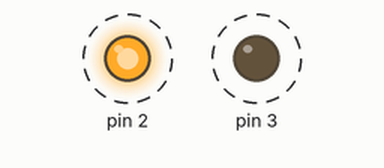
Simulated run of this sketch. Board: Arduino Uno, built with avr-gcc and run on an emulated ATmega328P. Parts: output pins drawn as LEDs (lit = HIGH). Dashed ring = blinking.

Above: at 0.2 s.
Timing chart, 0 to 3.0 s (numbered marks = the images above):
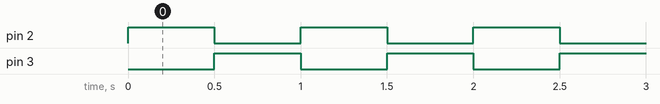

The sketch:

main.ino
```cpp
#include "Led.h"

Led cervena(2); // Instance pro červenou LED na pinu 2
Led zelena(3);  // Instance pro zelenou LED na pinu 3

void setup() {
  cervena.inicializuj();
  zelena.inicializuj();
}

void loop() {
  cervena.zapni();
  zelena.vypni();
  delay(500);
  cervena.vypni();
  zelena.zapni();
  delay(500);
}
```

Led.h
```cpp
// Soubor: Led.h
#include <Arduino.h>

class Led {
  private:
    int pin; // Zapouzdřený atribut - nikdo zvenčí k němu nemůže

  public:
    // Konstruktor
    Led(int cisloPinu) {
      pin = cisloPinu;
    }

    // Metoda pro inicializaci hardwaru
    void inicializuj() {
      pinMode(pin, OUTPUT);
    }

    // Akční metody
    void zapni() {
      digitalWrite(pin, HIGH);
    }

    void vypni() {
      digitalWrite(pin, LOW);
    }
};
```

Measured:
- by itself, pin 2, pin 3: alternates HIGH for 0.50 s and LOW for 0.50 s
